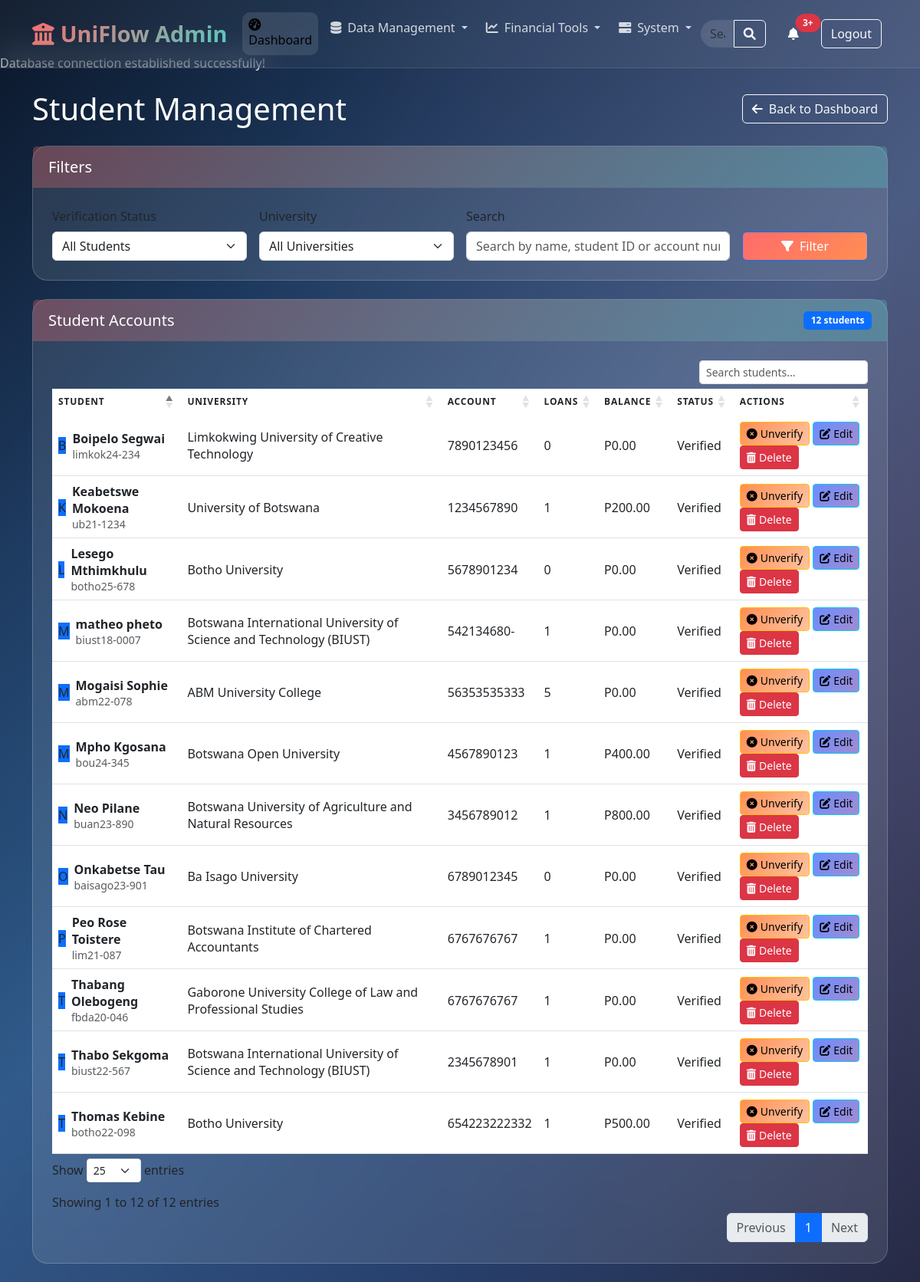
Page /admin/students.php (signed in) on the committed database.
### tables this page shows
CREATE TABLE `students` (
  `id` int(11) NOT NULL,
  `student_id` varchar(20) NOT NULL,
  `university_id` int(11) NOT NULL,
  `full_name` varchar(100) NOT NULL,
  `fnb_account_number` varchar(20) DEFAULT NULL,
  `password_hash` varchar(255) NOT NULL,
  `is_verified` tinyint(1) DEFAULT 0,
  `created_at` timestamp NOT NULL DEFAULT current_timestamp(),
  `last_login_device` varchar(255) DEFAULT NULL
);

CREATE TABLE `universities` (
  `id` int(11) NOT NULL,
  `name` varchar(100) NOT NULL,
  `location` varchar(100) NOT NULL,
  `allowance_schedule` enum('monthly','semester','quarter') DEFAULT 'monthly',
  `is_dtef_partner` tinyint(1) DEFAULT 1
);

### admin/students.php (the view, shortened to what this page needs)
<?php
$pdo = DatabaseConnection::getInstance()->getConnection();
$statusFilter = $_GET['status'] ?? 'all';
$searchQuery = $_GET['search'] ?? '';
$query = "
    SELECT s.*,
           u.name AS university_name,
           COUNT(l.id) AS loan_count,
           SUM(CASE WHEN l.status = 'repaid' THEN l.amount ELSE 0 END) AS total_repaid,
           SUM(CASE WHEN l.status = 'approved' AND l.amount_paid < l.amount THEN l.amount - l.amount_paid ELSE 0 END) AS outstanding_balance
    FROM students s
    LEFT JOIN universities u ON s.university_id = u.id
    LEFT JOIN loans l ON s.id = l.student_id
";
$params = [];
$query .= " GROUP BY s.id";
$query .= " ORDER BY s.created_at DESC";
$stmt = $pdo->prepare($query);
$stmt->execute($params);
$students = $stmt->fetchAll(PDO::FETCH_ASSOC);
?>
<!DOCTYPE html>
<html lang="en">
<head>
    <link href="https://cdn.jsdelivr.net/npm/bootstrap@5.3.0/dist/css/bootstrap.min.css" rel="stylesheet">
    <link href="https://cdn.datatables.net/1.13.6/css/dataTables.bootstrap5.min.css" rel="stylesheet">
    <link href="https://cdnjs.cloudflare.com/ajax/libs/font-awesome/6.0.0/css/all.min.css" rel="stylesheet">
</head>
<body>
    <?php include 'navbar.php'; ?>
    <div class="container py-4">
        <div class="d-flex justify-content-between align-items-center mb-4">
            <h1 class="mb-0">Student Management</h1>
            <a href="dashboard.php" class="btn btn-outline-light">
                <i class="fas fa-arrow-left me-2"></i>Back to Dashboard
            </a>
        </div>
        <div class="card glass mb-4">
            <div class="card-header">
                <h5 class="mb-0">Filters</h5>
            </div>
            <div class="card-body">
                <form method="get" class="row g-3">
                    <div class="col-md-3">
                        <label for="status" class="form-label">Verification Status</label>
                        <select id="status" name="status" class="form-select">
                            <option value="all" <?= $statusFilter === 'all' ? 'selected' : '' ?>>All Students</option>
                        </select>
                    </div>
                    <div class="col-md-3">
                        <label for="university" class="form-label">University</label>
                        <select id="university" name="university" class="form-select">
                            <option value="">All Universities</option>
                        </select>
                    </div>
                    <div class="col-md-4">
                        <label for="search" class="form-label">Search</label>
                        <input type="text" class="form-control" id="search" name="search"
                               placeholder="Search by name, student ID or account number" value="<?= htmlspecialchars($searchQuery) ?>">
                    </div>
                    <div class="col-md-2 d-flex align-items-end">
                        <button type="submit" class="btn btn-primary w-100">
                            <i class="fas fa-filter me-2"></i>Filter
                        </button>
                    </div>
                </form>
            </div>
        </div>
        <div class="card glass">
            <div class="card-header d-flex justify-content-between align-items-center">
                <h5 class="mb-0">Student Accounts</h5>
                <span class="badge bg-primary">
                    <?= count($students) ?> <?= count($students) === 1 ? 'student' : 'students' ?>
                </span>
            </div>
            <div class="card-body">
                <div class="table-responsive">
                    <table class="table table-hover align-middle">
                        <thead>
                            <tr>
                                <th>Student</th>
                                <th>University</th>
                                <th>Account</th>
                                <th>Loans</th>
                                <th>Balance</th>
                                <th>Status</th>
                                <th>Actions</th>
                            </tr>
                        </thead>
                        <tbody>
                            <?php foreach ($students as $student): ?>
                                <tr onclick="window.location='student_details.php?id=<?php echo $student['id']; ?>'" style="cursor: pointer;">
                                    <td>
                                        <div class="d-flex align-items-center">
                                            <div class="avatar bg-primary me-2">
                                                <?= strtoupper(substr($student['full_name'], 0, 1)) ?>
                                            </div>
                                            <div>
                                                <div class="fw-bold"><?= htmlspecialchars($student['full_name']) ?></div>
                                                <small class="text-muted"><?= htmlspecialchars($student['student_id']) ?></small>
                                            </div>
                                        </div>
                                    </td>
                                    <td><?= htmlspecialchars($student['university_name'] ?? 'N/A') ?></td>
                                    <td><?= htmlspecialchars($student['fnb_account_number'] ?? 'Not set') ?></td>
                                    <td><?= $student['loan_count'] ?></td>
                                    <td>P<?= number_format($student['outstanding_balance'] ?? 0, 2) ?></td>
                                    <td>
                                        <span class="verified-badge verified-<?= $student['is_verified'] ? 'true' : 'false' ?>">
                                            <?= $student['is_verified'] ? 'Verified' : 'Unverified' ?>
                                        </span>
                                    </td>
                                    <td class="action-btns">
                                        <?php if ($student['is_verified']): ?>
                                            <form method="post" class="d-inline">
                                                <button type="submit" class="btn btn-warning btn-sm">
                                                    <i class="fas fa-times-circle me-1"></i>Unverify
                                                </button>
                                            </form>
                                        <?php endif; ?>
                                        <button type="button" class="btn btn-info btn-sm"
                                                data-bs-toggle="modal" data-bs-target="#editModal<?= $student['id'] ?>">
                                            <i class="fas fa-edit me-1"></i>Edit
                                        </button>
                                        <button type="button" class="btn btn-danger btn-sm"
                                                data-bs-toggle="modal" data-bs-target="#deleteModal<?= $student['id'] ?>">
                                            <i class="fas fa-trash-alt me-1"></i>Delete
                                        </button>
                                    </td>
                                </tr>
                            <?php endforeach; ?>
                        </tbody>
                    </table>
                </div>
            </div>
        </div>
    </div>
</body>
</html>

### admin/students.php (style rules this page uses)
* { margin: 0; padding: 0; box-sizing: border-box; }
body { font-family: 'Segoe UI', system-ui, -apple-system, sans-serif; overflow-x: hidden; background: linear-gradient(135deg, #0a1628 0%, #1e3a5f 25%, #2d5a87 50%, #1e3a5f 75%, #0a1628 100%); background-attachment: fixed; min-height: 100vh; color: white; padding-top: 70px; }
.glass { background: rgba(255, 255, 255, 0.1); backdrop-filter: blur(20px); border: 1px solid rgba(255, 255, 255, 0.2); border-radius: 20px; }
.card-header { background: linear-gradient(135deg, rgba(255, 107, 107, 0.3), rgba(78, 205, 196, 0.3)); color: white; font-weight: 600; padding: 15px 20px; border-bottom: none; }
.card-body { padding: 25px; }
.btn-primary { background: linear-gradient(135deg, #FF6B6B, #FF8E53); }
.btn-info { background: linear-gradient(135deg, #6A8DFF, #A18CD1); }
.btn-warning { background: linear-gradient(135deg, #FF8E53, #FFC3A0); }
.badge { font-weight: 600; padding: 0.5em 0.8em; border-radius: 0.35rem; }
.table { color: white; }
.table th { border-bottom: 1px solid rgba(255, 255, 255, 0.1); font-weight: 600; text-transform: uppercase; font-size: 0.75rem; letter-spacing: 0.05rem; }
.table td { border-top: 1px solid rgba(255, 255, 255, 0.1); vertical-align: middle; }

### rows in the picture
students: full_name "T", full_name "Thomas Kebine", student "botho22-098", university.name "Botho University", fnb_account_number "654223222332", loan_count "1", outstanding_balance "500.00", is_verified "Verified"
students: full_name "M", full_name "matheo pheto", student "biust18-0007", university.name "Botswana International University of Science and Technology (BIUST)", fnb_account_number "542134680-", loan_count "1", outstanding_balance "0.00", is_verified "Verified"
students: full_name "M", full_name "Mogaisi Sophie", student "abm22-078", university.name "ABM University College", fnb_account_number "56353535333", loan_count "5", outstanding_balance "0.00", is_verified "Verified"
students: full_name "P", full_name "Peo Rose Toistere", student "lim21-087", university.name "Botswana Institute of Chartered Accountants", fnb_account_number "6767676767", loan_count "1", outstanding_balance "0.00", is_verified "Verified"
students: full_name "O", full_name "Onkabetse Tau", student "baisago23-901", university.name "Ba Isago University", fnb_account_number "6789012345", loan_count "0", outstanding_balance "0.00", is_verified "Verified"
students: full_name "T", full_name "Thabang Olebogeng", student "fbda20-046", university.name "Gaborone University College of Law and Professional Studies", fnb_account_number "6767676767", loan_count "1", outstanding_balance "0.00", is_verified "Verified"
students: full_name "L", full_name "Lesego Mthimkhulu", student "botho25-678", university.name "Botho University", fnb_account_number "5678901234", loan_count "0", outstanding_balance "0.00", is_verified "Verified"
students: full_name "M", full_name "Mpho Kgosana", student "bou24-345", university.name "Botswana Open University", fnb_account_number "4567890123", loan_count "1", outstanding_balance "400.00", is_verified "Verified"
students: full_name "N", full_name "Neo Pilane", student "buan23-890", university.name "Botswana University of Agriculture and Natural Resources", fnb_account_number "3456789012", loan_count "1", outstanding_balance "800.00", is_verified "Verified"
students: full_name "T", full_name "Thabo Sekgoma", student "biust22-567", university.name "Botswana International University of Science and Technology (BIUST)", fnb_account_number "2345678901", loan_count "1", outstanding_balance "0.00", is_verified "Verified"
students: full_name "B", full_name "Boipelo Segwai", student "limkok24-234", university.name "Limkokwing University of Creative Technology", fnb_account_number "7890123456", loan_count "0", outstanding_balance "0.00", is_verified "Verified"
students: full_name "K", full_name "Keabetswe Mokoena", student "ub21-1234", university.name "University of Botswana", fnb_account_number "1234567890", loan_count "1", outstanding_balance "200.00", is_verified "Verified"

### other values in the picture
count($students) "12"
